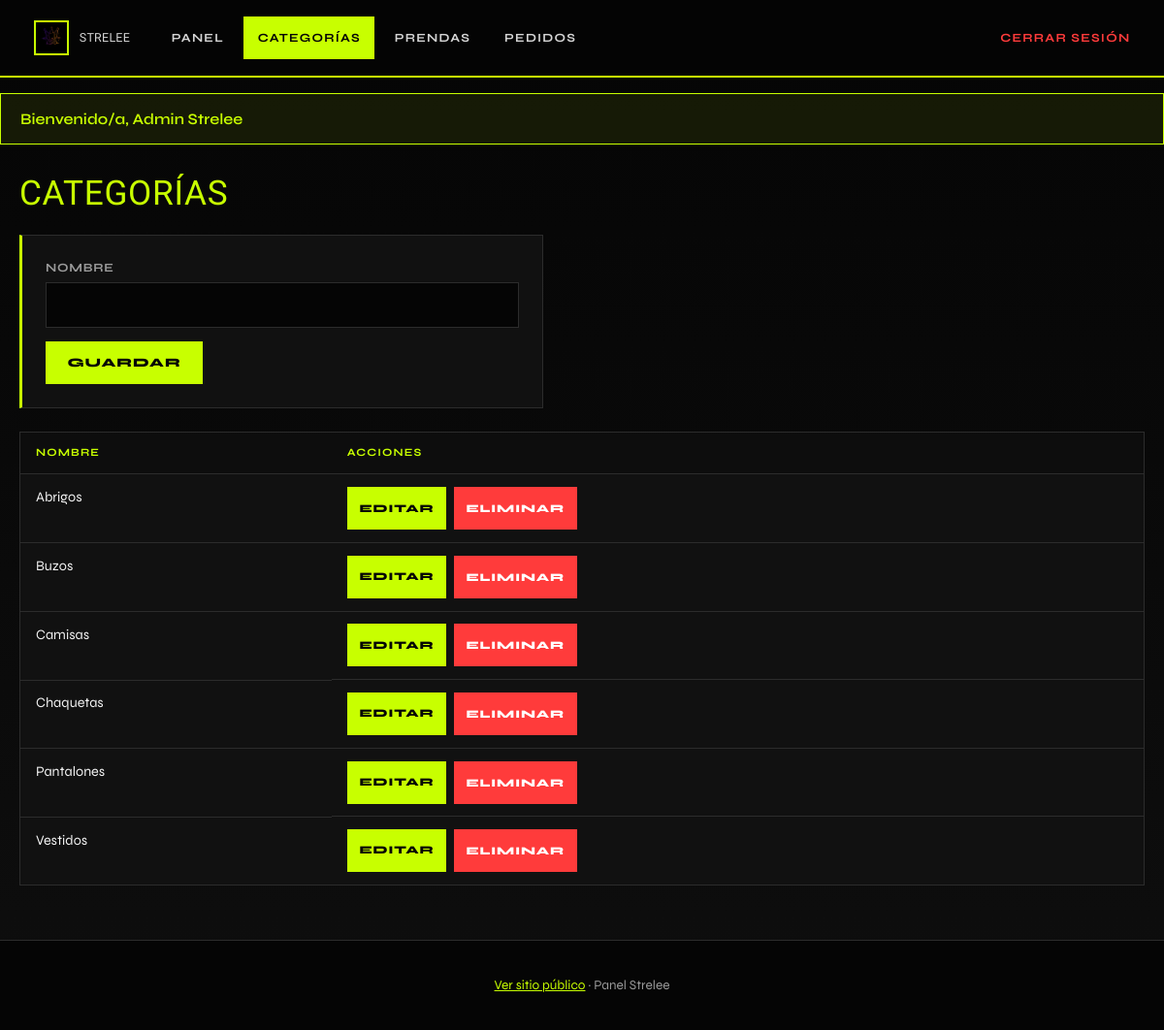
Screenshot of /admin/categorias.php (signed in) with the database file from the repository.
### tables this page shows
CREATE TABLE categoria (
  id_categoria INT UNSIGNED AUTO_INCREMENT PRIMARY KEY,
  nombre VARCHAR(100) NOT NULL
);

### includes/funciones.php (called while the page is built, shortened)
<?php
function e($texto) {
    return htmlspecialchars((string)$texto, ENT_QUOTES, 'UTF-8');
}

### admin/categorias.php (the view, shortened to what this page needs)
<?php
require_once __DIR__ . '/../includes/conexion.php';
require_once __DIR__ . '/../includes/funciones.php';
$editar = null;
$cats = $mysqli->query('SELECT * FROM categoria ORDER BY nombre')->fetch_all(MYSQLI_ASSOC);
require __DIR__ . '/../includes/header_admin.php';
?>
<div class="toolbar"><h2>Categorías</h2></div>
<form method="post" class="form" style="margin-bottom:1.5rem">
    <label>Nombre <input name="nombre" required value="<?= e($editar['nombre'] ?? '') ?>"></label>
    <button class="btn btn-lima" type="submit">Guardar</button>
</form>
<div class="tabla-wrap">
<table>
    <thead><tr><th>Nombre</th><th>Acciones</th></tr></thead>
    <tbody>
    <?php foreach ($cats as $c): ?>
        <tr>
            <td data-label="Nombre"><?= e($c['nombre']) ?></td>
            <td class="acciones" data-label="Acciones">
                <a class="btn btn-lima btn-sm" href="?editar=<?= (int)$c['id_categoria'] ?>">Editar</a>
                <form method="post" onsubmit="return confirm('¿Eliminar?')">
                    <button class="btn btn-danger btn-sm" type="submit">Eliminar</button>
                </form>
            </td>
        </tr>
    <?php endforeach; ?>
    </tbody>
</table>
</div>
<?php require __DIR__ . '/../includes/footer_admin.php'; ?>

### css/estilos.css (style rules this page uses)
:root { --negro: #050505; --negro-2: #111111; --negro-3: #1a1a1a; --lima: #c8ff00; --lima-dim: #a8d600; --lima-glow: rgba(200, 255, 0, 0.18); --gris: #9a9a9a; --gris-claro: #d4d4d4; --gris-borde: #2c2c2c; --blanco: #f2f2f2; --danger: #ff3b3b; --ok: #7dffb3; --wa: #1faa74; --max: 1200px; --ease: cubic-bezier(0.22, 1, 0.36, 1); --pad-x: clamp(0.85rem, 3.2vw, 1.25rem); --header-h: 4.25rem; --tap: 44px; }
* { box-sizing: border-box; margin: 0; padding: 0; }
html { scroll-behavior: smooth; -webkit-text-size-adjust: 100%; text-size-adjust: 100%; overflow-x: clip; width: 100%; }
body { font-family: "Syne", "Segoe UI", sans-serif; background-color: var(--negro); background-image: linear-gradient(180deg, #050505 0%, #0c0c0c 55%, #050505 100%), repeating-linear-gradient( -12deg, transparent, transparent 40px, rgba(200, 255, 0, 0.02) 40px, rgba(200, 255, 0, 0.02) 41px ); color: var(--blanco); min-height: 100vh; min-height: 100dvh; line-height: 1.5; overflow-x: clip; width: 100%; max-width: 100vw; padding-left: env(safe-area-inset-left, 0px); padding-right: env(safe-area-inset-right, 0px); }
body.admin { background-image: linear-gradient(180deg, #050505 0%, #0e0e0e 100%); }
h1, h2, h3, .brand span, .display, .stamp { font-family: "Archivo Black", "Impact", sans-serif; letter-spacing: 0.02em; font-weight: 400; text-transform: uppercase; }
a { color: var(--lima); }
.btn { display: inline-flex; align-items: center; justify-content: center; border: none; padding: 0.85rem 1.4rem; font-weight: 800; text-decoration: none; cursor: pointer; font-family: inherit; text-transform: uppercase; letter-spacing: 0.08em; font-size: 0.8rem; min-height: var(--tap); transition: transform 0.2s var(--ease), background 0.2s, color 0.2s; text-align: center; }
.btn-lima { background: var(--lima); color: var(--negro); }
.btn-sm { padding: 0.45rem 0.8rem; font-size: 0.72rem; }
.btn-danger { background: var(--danger); color: white; }
.tabla-wrap { overflow-x: auto; -webkit-overflow-scrolling: touch; border: 1px solid var(--gris-borde); background: var(--negro-2); }
table { width: 100%; border-collapse: collapse; }
th, td { text-align: left; padding: 0.8rem 1rem; border-bottom: 1px solid var(--gris-borde); font-size: 0.9rem; vertical-align: top; }
th { background: #0d0d0d; color: var(--lima); font-size: 0.7rem; text-transform: uppercase; letter-spacing: 0.1em; }
tr:last-child td { border-bottom: none; }
.form { background: var(--negro-2); border: 1px solid var(--gris-borde); border-left: 3px solid var(--lima); padding: clamp(1.1rem, 3vw, 1.5rem); max-width: 540px; width: 100%; display: grid; gap: 0.9rem; }
.form label { font-weight: 700; font-size: 0.78rem; display: grid; gap: 0.35rem; text-transform: uppercase; letter-spacing: 0.06em; color: var(--gris); }
.form input, .form select, .form textarea { width: 100%; padding: 0.8rem 0.85rem; min-height: var(--tap); border: 1px solid var(--gris-borde); background: var(--negro); color: var(--blanco); font: inherit; text-transform: none; letter-spacing: normal; border-radius: 0; }
.form .btn { width: fit-content; max-width: 100%; }
.acciones { display: flex; gap: 0.45rem; flex-wrap: wrap; align-items: center; }
.toolbar { display: flex; justify-content: space-between; align-items: center; gap: 1rem; margin-bottom: 1rem; flex-wrap: wrap; }
.toolbar h2 { color: var(--lima); font-size: clamp(1.6rem, 4vw, 2.2rem); }

### rows the page displays
categoria: nombre "Abrigos"
categoria: nombre "Buzos"
categoria: nombre "Camisas"
categoria: nombre "Chaquetas"
categoria: nombre "Pantalones"
categoria: nombre "Vestidos"

### other values shown
$mensaje "Bienvenido/a, Admin Strelee"
